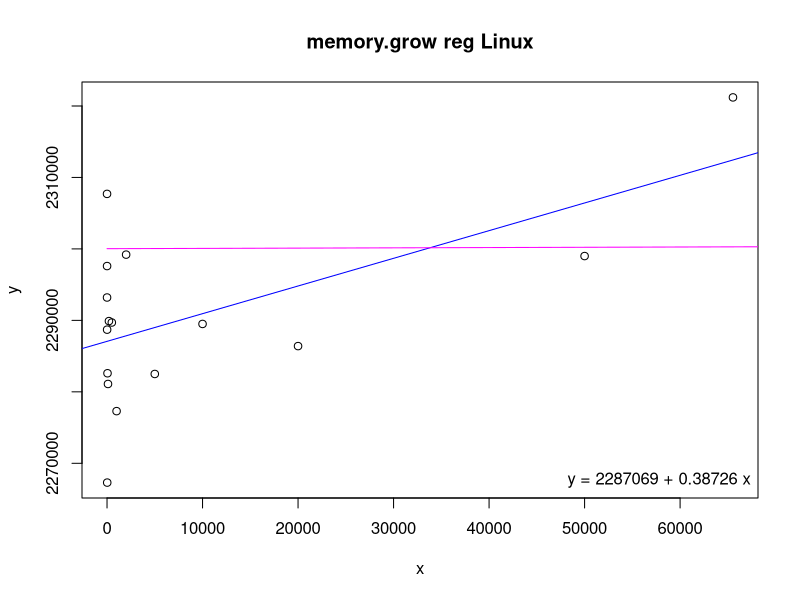
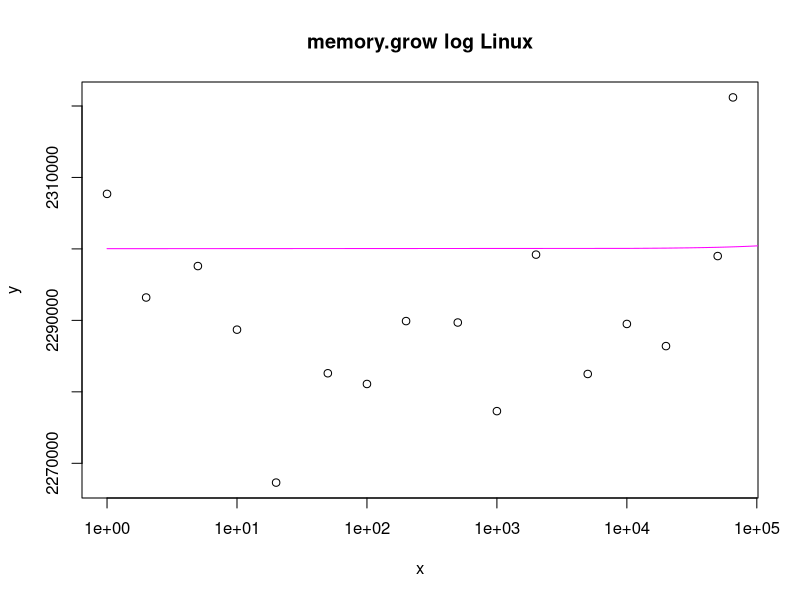

The R script that drew these images, in order:
# Input data
x <- c(1,2,5,10,20,50,100,200,500,1000,2000,5000,10000,20000,50000,65535)
y <- c(2307700,2293200,2297600,2288700,2267300,2282600,2281100,2289900,2289700,2277300,2299200,2282500,2289500,2286400,2299000,2321200)

# Linear regression
model <- lm(y ~ x)
coefs <- coef(model)

# Print regression coefficients
print(coefs)

# Estimating function
fe <- function(x) {
  2300000 + (((x + 8192 - 1) / 8192) * 32)
}

# Estimated values
xe <- seq(1, 40000000000, by = 10000)
ye <- fe(xe)

png("memory-grow-reg.png")
plot(x, y, main = "memory.grow reg Linux")
abline(model, col = "blue")
lines(xe, ye, col = "magenta")
legend("bottomright", legend = sprintf("y = %.0f + %.5f x", coefs[1], coefs[2]), bty = "n")

png("memory-grow-log.png")
plot(x, y, log = "x", main = "memory.grow log Linux")
lines(xe, ye, col = "magenta")
